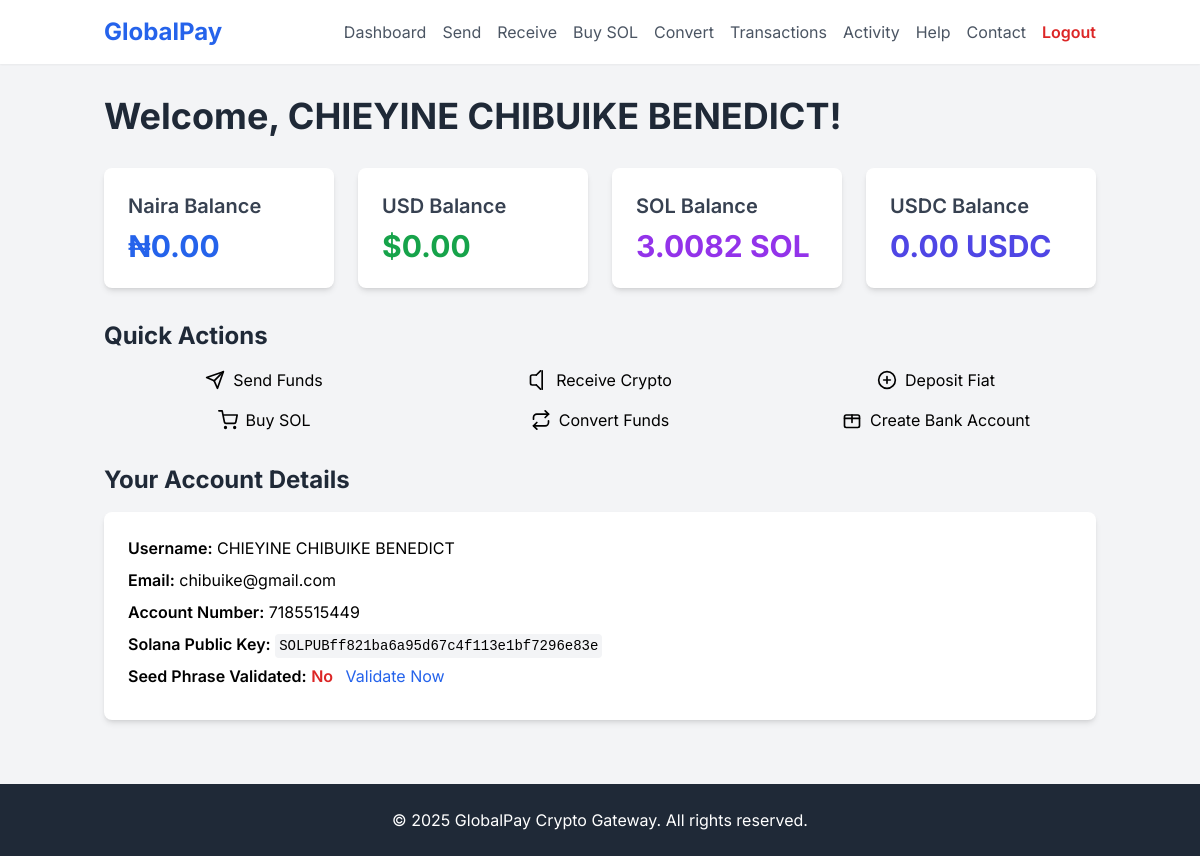
Page /dashboard (signed in) on the committed database.
### models.py (models this page shows, shortened)
class User(db.Model, UserMixin):
    id = db.Column(db.Integer, primary_key=True)
    username = db.Column(db.String(80), unique=True, nullable=False)
    email = db.Column(db.String(120), unique=True, nullable=False)
    password_hash = db.Column(db.String(128), nullable=False)
    account_number = db.Column(db.String(20), unique=True, nullable=False)
    solana_public = db.Column(db.String(100), unique=True, nullable=True)
    solana_private = db.Column(db.String(200), nullable=True)
    sol_balance = db.Column(db.Numeric(20, 8), default=Decimal('0.00'))
    usdc_balance = db.Column(db.Numeric(20, 8), default=Decimal('0.00'))
    usdc_public = db.Column(db.String(100), unique=True, nullable=True)
    mimephrase = db.Column(db.String(200), nullable=True)
    mimephrase_validated = db.Column(db.Boolean, default=False)
    is_admin = db.Column(db.Boolean, default=False)
    created_at = db.Column(db.DateTime, default=datetime.utcnow)
    accounts = db.relationship('Account', backref='user', lazy=True)
    activities = db.relationship('UserActivity', backref='user', lazy=True)
    sent_transactions = db.relationship('Transaction', foreign_keys='Transaction.sender_id', backref='sender', lazy=True)
    received_transactions = db.relationship('Transaction', foreign_keys='Transaction.receiver_id', backref='receiver', lazy=True)
    help_requests = db.relationship('Help', backref='user', lazy=True)

### app.py (the view)
@app.route('/dashboard', methods=['GET', 'POST'])
@login_required
def dashboard():
    log_activity(current_user.id, 'Viewed Dashboard')
    sol_balance_actual = get_solana_balance(current_user.solana_public)
    if current_user.sol_balance != sol_balance_actual:
        current_user.sol_balance = sol_balance_actual
        db.session.commit()
    user_accounts = Account.query.filter_by(user_id=current_user.id).all()
    naira_account = Account.query.filter_by(user_id=current_user.id).filter(
        (Account.account_type == 'Savings Account') |
        (Account.account_type == 'Current Account')
    ).first()
    naira_balance = naira_account.balance if naira_account else Decimal('0.00')
    usd_account = Account.query.filter_by(user_id=current_user.id, account_type='Domiciliary Account').first()
    usd_balance = usd_account.balance if usd_account else Decimal('0.00')
    usdc_balance = current_user.usdc_balance if hasattr(current_user, 'usdc_balance') else Decimal('0.00')
    return render_template(
        'dashboard.html',
        user=current_user,
        sol_balance=current_user.sol_balance, # Already updated above
        naira_balance=naira_balance,
        usd_balance=usd_balance,
        usdc_balance=usdc_balance,
        user_accounts=user_accounts, # Pass the list of all user bank accounts
    )

### app.py (called while the page is built)
def get_solana_balance(pubkey):
    print(f"Mock: Getting Solana balance for {pubkey}")
    return Decimal(f"{random.uniform(0.01, 5.0):.4f}")

@login_manager.user_loader
def load_user(user_id):
    return User.query.get(int(user_id))

def log_activity(user_id, activity_type):
    ip_address = request.remote_addr
    user_agent = request.headers.get('User-Agent')
    new_activity = UserActivity(user_id=user_id, activity_type=activity_type,
                                 ip_address=ip_address, user_agent=user_agent)
    db.session.add(new_activity)
    db.session.commit()

@app.context_processor
def inject_now():
    def to_local_time(utc_dt):
        if utc_dt is None:
            return ""
        utc_dt = utc_dt.replace(tzinfo=pytz.utc)
        local_dt = utc_dt.astimezone(LOCAL_TIMEZONE)
        return local_dt.strftime('%Y-%m-%d %H:%M:%S')
    return dict(to_local_time=to_local_time, now=datetime.now)

### templates/dashboard.html (shortened to what this page needs)
<!DOCTYPE html>
<html lang="en">
<head>
    <script src="https://cdn.tailwindcss.com"></script>
</head>
<body class="flex flex-col min-h-screen">
    <header class="bg-white shadow-sm py-4">
        <nav class="container mx-auto px-4 flex justify-between items-center relative">
            <a href="{{ url_for('index') }}" class="text-2xl font-bold text-blue-600">GlobalPay</a>
            <div id="nav-links" class="hidden md:flex flex-col md:flex-row md:space-x-4 space-y-2 md:space-y-0 absolute md:relative top-full left-0 w-full md:w-auto bg-white md:bg-transparent shadow-lg md:shadow-none p-4 md:p-0 z-10">
                {% if current_user.is_authenticated %}
                    <a href="{{ url_for('dashboard') }}" class="text-gray-600 hover:text-blue-600">Dashboard</a>
                    <a href="{{ url_for('send_crypto') }}" class="text-gray-600 hover:text-blue-600">Send</a>
                    <a href="{{ url_for('receive_crypto') }}" class="text-gray-600 hover:text-blue-600">Receive</a>
                    <a href="{{ url_for('buy_solana') }}" class="text-gray-600 hover:text-blue-600">Buy SOL</a>
                    <a href="{{ url_for('convert_currency') }}" class="text-gray-600 hover:text-blue-600">Convert</a>
                    <a href="{{ url_for('transactions') }}" class="text-gray-600 hover:text-blue-600">Transactions</a>
                    <a href="{{ url_for('activity_log') }}" class="text-gray-600 hover:text-blue-600">Activity</a>
                    <a href="{{ url_for('report_issue') }}" class="text-gray-600 hover:text-blue-600">Help</a>
                    <a href="{{ url_for('contact') }}" class="text-gray-600 hover:text-blue-600">Contact</a>
                    <a href="{{ url_for('logout') }}" class="text-red-600 hover:text-red-700 font-semibold">Logout</a>
                {% else %}
                    <a href="{{ url_for('login') }}" class="text-gray-600 hover:text-blue-600">Login</a>
                    <a href="{{ url_for('signup') }}" class="text-blue-600 hover:text-blue-700 font-semibold">Sign Up</a>
                {% endif %}
            </div>
        </nav>
    </header>
    <main class="flex-grow container mx-auto px-4 py-8">
        <h1 class="text-4xl font-bold text-gray-800 mb-8">Welcome, {{ user.username }}!</h1>
        <section class="grid grid-cols-1 md:grid-cols-2 lg:grid-cols-4 gap-6 mb-8">
            <div class="bg-white p-6 rounded-lg shadow-md">
                <h2 class="text-xl font-semibold text-gray-700 mb-2">Naira Balance</h2>
                <p class="text-3xl font-bold text-blue-600">₦{{ "{:,.2f}".format(naira_balance) }}</p>
            </div>
            <div class="bg-white p-6 rounded-lg shadow-md">
                <h2 class="text-xl font-semibold text-gray-700 mb-2">USD Balance</h2>
                <p class="text-3xl font-bold text-green-600">${{ "{:,.2f}".format(usd_balance) }}</p>
            </div>
            <div class="bg-white p-6 rounded-lg shadow-md">
                <h2 class="text-xl font-semibold text-gray-700 mb-2">SOL Balance</h2>
                <p class="text-3xl font-bold text-purple-600">{{ "{:,.4f}".format(sol_balance) }} SOL</p>
            </div>
            <div class="bg-white p-6 rounded-lg shadow-md">
                <h2 class="text-xl font-semibold text-gray-700 mb-2">USDC Balance</h2>
                <p class="text-3xl font-bold text-indigo-600">{{ "{:,.2f}".format(usdc_balance) }} USDC</p>
            </div>
        </section>
        <section class="mb-8">
            <h2 class="text-2xl font-bold text-gray-800 mb-4">Quick Actions</h2>
            <div class="grid grid-cols-1 sm:grid-cols-2 lg:grid-cols-3 gap-4">
                <a href="{{ url_for('send_crypto') }}" class="btn-primary flex items-center justify-center space-x-2">
                    <svg xmlns="http://www.w3.org/2000/svg" width="24" height="24" viewBox="0 0 24 24" fill="none" stroke="currentColor" stroke-width="2" stroke-linecap="round" stroke-linejoin="round" class="w-5 h-5"><line x1="22" y1="2" x2="11" y2="13"></line><polygon points="22 2 15 22 11 13 2 9 22 2"></polygon></svg>
                    <span>Send Funds</span>
                </a>
                <a href="{{ url_for('receive_crypto') }}" class="btn-primary flex items-center justify-center space-x-2">
                    <span>Receive Crypto</span>
                </a>
                <a href="" class="btn-primary flex items-center justify-center space-x-2">
                    <span>Deposit Fiat</span>
                </a>
                <a href="{{ url_for('buy_solana') }}" class="btn-primary flex items-center justify-center space-x-2">
                    <span>Buy SOL</span>
                </a>
                <a href="{{ url_for('convert_currency') }}" class="btn-primary flex items-center justify-center space-x-2">
                    <span>Convert Funds</span>
                </a>
                <a href="{{ url_for('account_type') }}" class="btn-secondary flex items-center justify-center space-x-2">
                    <svg xmlns="http://www.w3.org/2000/svg" width="24" height="24" viewBox="0 0 24 24" fill="none" stroke="currentColor" stroke-width="2" stroke-linecap="round" stroke-linejoin="round" class="w-5 h-5"><rect x="3" y="6" width="18" height="15" rx="2" ry="2"></rect><path d="M3 10h18"></path><path d="M12 15V6"></path></svg>
                    <span>Create Bank Account</span>
                </a>
            </div>
        </section>
        <section>
            <h2 class="text-2xl font-bold text-gray-800 mb-4">Your Account Details</h2>
            <div class="bg-white p-6 rounded-lg shadow-md">
                <p class="mb-2"><span class="font-semibold">Username:</span> {{ user.username }}</p>
                <p class="mb-2"><span class="font-semibold">Email:</span> {{ user.email }}</p>
                <p class="mb-2"><span class="font-semibold">Account Number:</span> {{ user.account_number }}</p>
                <p class="mb-2"><span class="font-semibold">Solana Public Key:</span> <code class="bg-gray-100 p-1 rounded text-sm break-all">{{ user.solana_public }}</code></p>
                <p class="mb-2"><span class="font-semibold">Seed Phrase Validated:</span>
                    {% if user.mimephrase_validated %}
                        <span class="text-green-600 font-semibold">Yes</span>
                    {% else %}
                        <span class="text-red-600 font-semibold">No</span>
                        <a href="{{ url_for('validate_mimephrase') }}" class="text-blue-600 hover:underline ml-2">Validate Now</a>
                    {% endif %}
                </p>
            </div>
        </section>
    </main>
    <footer class="bg-gray-800 text-white py-6 mt-8">
        <div class="container mx-auto px-4 text-center">
            <p>&copy; {{ now().year }} GlobalPay Crypto Gateway. All rights reserved.</p>
        </div>
    </footer>
</body>
</html>

### templates/dashboard.html (style rules this page uses)
body { font-family: 'Inter', sans-serif; background-color: #f3f4f6; }
.btn-primary { @apply w-full px-6 py-3 bg-blue-600 text-white font-semibold rounded-lg shadow-md hover:bg-blue-700 focus:outline-none focus:ring-2 focus:ring-blue-500 focus:ring-opacity-75 transition duration-200; }
.btn-secondary { @apply w-full px-6 py-3 bg-gray-200 text-gray-800 font-semibold rounded-lg shadow-md hover:bg-gray-300 focus:outline-none focus:ring-2 focus:ring-gray-400 focus:ring-opacity-75 transition duration-200; }

### rows in the picture
User: username "CHIEYINE CHIBUIKE BENEDICT", sol_balance "3.0082", usdc_balance "0.00", email "chibuike@gmail.com", account_number "7185515449", solana_public "SOLPUBff821ba6a95d67c4f113e1bf7296e83e"

### other values in the picture
{{ "{:,.2f}".format(naira_balance) }} "0.00"
{{ "{:,.2f}".format(usd_balance) }} "0.00"
